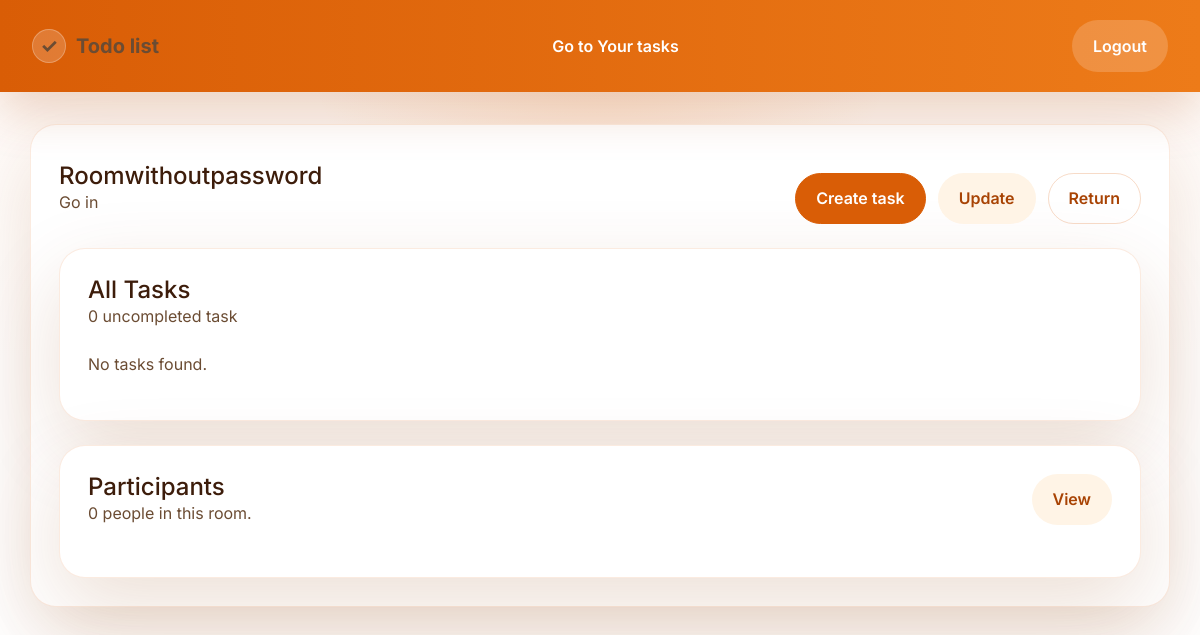
The page /rooms/room/4/ (signed in) on the database its author committed.
### tasks/models.py (models this page shows, shortened)
class Room(models.Model):
    host = models.ForeignKey(User, on_delete=models.CASCADE, null=True)
    name = models.CharField(max_length=100)
    description = models.TextField(max_length=500, blank=True)
    password = models.CharField(max_length=120, null=True, blank=True)
    participants = models.ManyToManyField(User, related_name="joined_rooms", blank=True)
    time_created = models.DateTimeField(auto_now_add=True)

### rooms/views.py (the view, shortened to what this page needs)
# urls.py: path("room/<str:pk>/", views.room, name="room"),
@login_required(login_url="login")
def room(request, pk):
    room = get_object_or_404(Room, id=pk)
    tasks = RoomTask.objects.filter(room=room)
    participants = room.participants.all()
    context = {
        "room": room,
        "tasks": tasks,
        "task_count": tasks.filter(is_completed=False).count(),
        "participants": participants,
    }
    return render(request, "rooms/room.html", context)

### rooms/templates/rooms/room.html
{% extends 'rooms_main.html' %}
{% block content %}
<div class="panel">
  <div class="panel-header">
    <div>
      <h1 class="panel-title">{{ room.name }}</h1>
      <p class="panel-subtitle">{{ room.description }}</p>
    </div>
    <div class="panel-actions">
      <a href="{% url 'room_create_task' room.id %}" class="btn btn-primary">Create task</a>
      <a href="{% url 'update_room' room.id %}" class="btn btn-secondary">Update</a>
      <a href="{% url 'rooms_home' %}" class="btn btn-outline">Return</a>
    </div>
  </div>
  <section class="panel">
    <div class="panel-header">
      <div>
        <h2 class="panel-title">All Tasks</h2>
        <p class="panel-subtitle">{{ task_count }} uncompleted task</p>
      </div>
    </div>
    <div class="task-list">
      {% for task in tasks %}
        {% if not task.is_completed %}
          <article class="task-card">
            <div class="list-item">
              <a href="{% url 'room_task' task.id %}">{{ task.name }}</a>
              <div class="card-actions">
                <a href="{% url 'room_delete_task' task.id %}" class="btn btn-outline">Delete</a>
              </div>
            </div>
            <p>Description: {{ task.description }}</p>
            <p>Priority: {{ task.priority }}</p>
          </article>
        {% endif %}
      {% empty %}
        <p>No tasks found.</p>
      {% endfor %}
    </div>
  </section>
  <section class="panel">
    <div class="panel-header">
      <div>
        <h2 class="panel-title">Participants</h2>
        <p class="panel-subtitle">{{ room.participants.all.count }} people in this room.</p>
      </div>
      <a href="{% url 'participants' room.id %}" class="btn btn-secondary">View</a>
    </div>
  </section>
</div>
{% endblock content %}

### static/styles/style.css (style rules this page uses)
:root { --bg: #fff6f0; --bg-strong: #ffe6cc; --surface: #ffffff; --surface-soft: #fff2e8; --border: #f6a86a; --brand: #d95d06; --brand-dark: #a84304; --brand-soft: #ffb476; --text: #3d1d0b; --text-secondary: #6b4c33; --shadow: 0 28px 80px rgba(142, 63, 5, 0.16); }
* { box-sizing: border-box; }
html { scroll-behavior: smooth; }
body { margin: 0; min-height: 100vh; background: radial-gradient(circle at top, rgba(246, 125, 31, 0.18), transparent 30%), linear-gradient(180deg, #fff9f5 0%, #fff 45%, #fff 100%); color: var(--text); font-family: "Inter", system-ui, -apple-system, BlinkMacSystemFont, "Segoe UI", sans-serif; }
a { color: inherit; text-decoration: none; transition: color 0.2s ease, transform 0.2s ease; }
.nav-button, .btn { display: inline-flex; align-items: center; justify-content: center; gap: 0.5rem; padding: 0.8rem 1.25rem; border-radius: 999px; border: 1px solid transparent; font-weight: 600; cursor: pointer; transition: transform 0.15s ease, box-shadow 0.15s ease, background 0.15s ease; }
.btn-primary, .btn-primary:focus, .btn-primary:hover { color: white; background: var(--brand); border-color: var(--brand); }
.btn-secondary, .btn-secondary:hover { color: var(--brand-dark); background: #fff4e6; border-color: transparent; }
.btn-outline, .btn-outline:hover { color: var(--brand-dark); background: transparent; border: 1px solid rgba(217, 93, 6, 0.22); }
.panel { background: var(--surface); border: 1px solid rgba(217, 93, 6, 0.12); border-radius: 26px; box-shadow: var(--shadow); padding: 28px; }
.panel + .panel { margin-top: 24px; }
.panel-header { display: flex; align-items: center; justify-content: space-between; flex-wrap: wrap; gap: 16px; margin-bottom: 24px; }
.panel-title { margin: 0; font-size: clamp(1.4rem, 2vw, 1.9rem); }
.panel-subtitle { margin: 0; color: var(--text-secondary); }
.rooms-grid, .task-list { display: grid; gap: 18px; grid-template-columns: repeat(auto-fit, minmax(300px, 1fr)); }
.card-actions, .panel-actions, .room-actions { display: flex; flex-wrap: wrap; gap: 12px; margin-top: 20px; }
h1, h2, h3, h4, h5 { color: var(--text); line-height: 1.1; margin: 0 0 1rem; }
p, label, span, li { color: var(--text-secondary); }

### rows shown on the page
Room: name "Roomwithoutpassword", description "Go in", participants.all.count "0"

### other values the page prints
{{ task_count }} "0"
